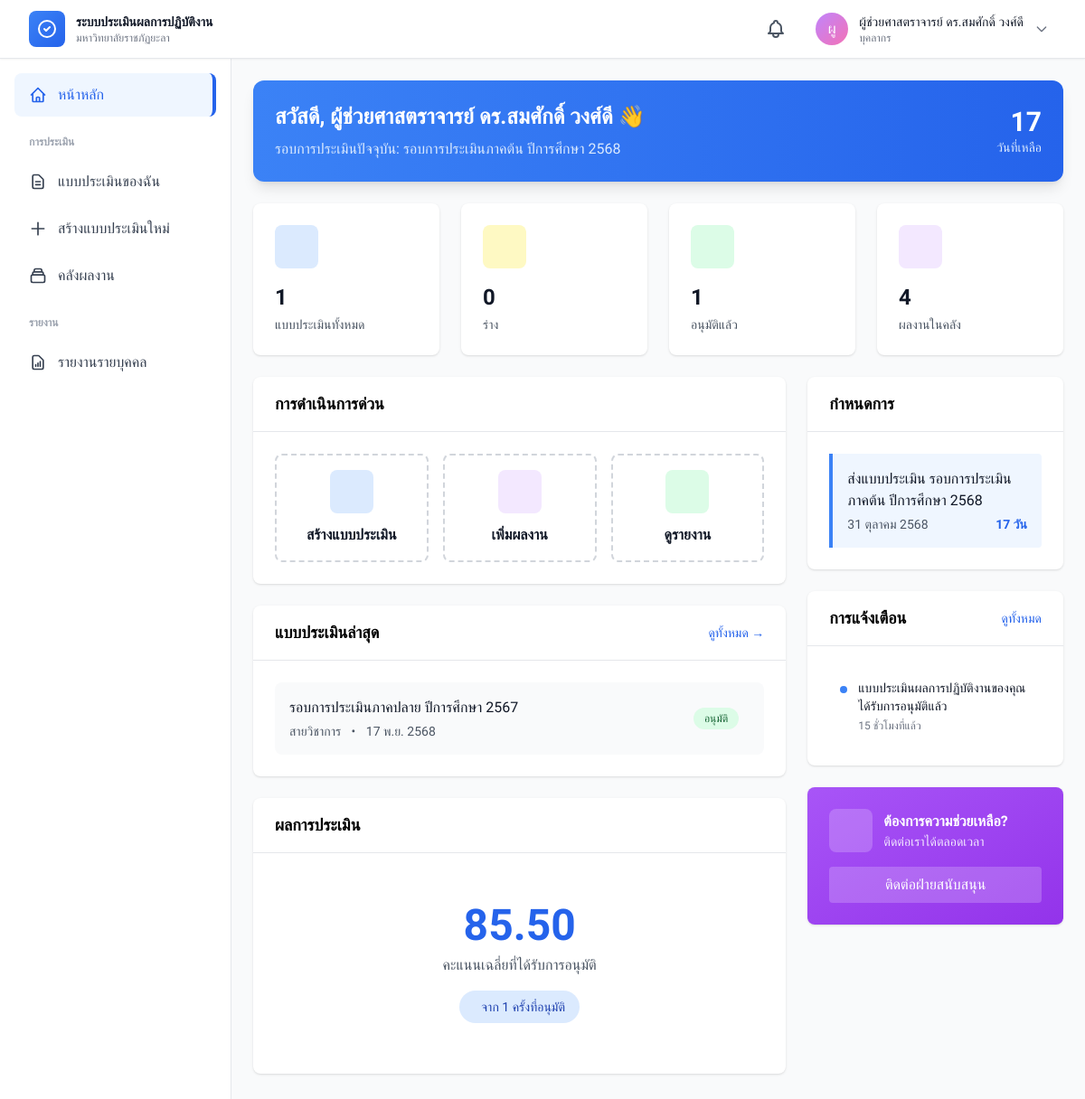
The page /modules/dashboard/staff-dashboard.php (signed in) on the database its author committed.
### tables this page shows
CREATE TABLE `evaluation_periods` (
  `period_id` int(11) NOT NULL,
  `period_name` varchar(255) NOT NULL,
  `year` int(11) NOT NULL,
  `semester` tinyint(4) DEFAULT NULL,
  `start_date` date NOT NULL,
  `end_date` date NOT NULL,
  `submission_deadline` datetime NOT NULL,
  `approval_deadline` datetime DEFAULT NULL,
  `status` enum('draft','active','closed') DEFAULT 'draft',
  `is_active` tinyint(1) DEFAULT 0,
  `description` text DEFAULT NULL,
  `created_by` int(11) DEFAULT NULL,
  `updated_by` int(11) DEFAULT NULL,
  `created_at` timestamp NOT NULL DEFAULT current_timestamp(),
  `updated_at` timestamp NOT NULL DEFAULT current_timestamp() ON UPDATE current_timestamp()
);

CREATE TABLE `evaluations` (
  `evaluation_id` int(11) NOT NULL,
  `period_id` int(11) NOT NULL,
  `user_id` int(11) NOT NULL,
  `personnel_type_id` int(11) DEFAULT NULL,
  `status` enum('draft','submitted','under_review','approved','rejected','returned') DEFAULT 'draft',
  `total_score` decimal(10,2) DEFAULT 0.00,
  `submitted_at` datetime DEFAULT NULL,
  `reviewed_at` datetime DEFAULT NULL,
  `reviewed_by` int(11) DEFAULT NULL,
  `approved_at` datetime DEFAULT NULL,
  `approved_by` int(11) DEFAULT NULL,
  `rejected_by` int(11) DEFAULT NULL,
  `rejected_at` datetime DEFAULT NULL,
  `created_at` timestamp NOT NULL DEFAULT current_timestamp(),
  `updated_at` timestamp NOT NULL DEFAULT current_timestamp() ON UPDATE current_timestamp()
);

CREATE TABLE `personnel_types` (
  `personnel_type_id` int(11) NOT NULL,
  `type_code` varchar(20) NOT NULL,
  `type_name_th` varchar(100) NOT NULL,
  `type_name_en` varchar(100) DEFAULT NULL,
  `description` text DEFAULT NULL,
  `is_active` tinyint(1) DEFAULT 1,
  `created_by` int(11) DEFAULT NULL,
  `updated_by` int(11) DEFAULT NULL,
  `created_at` timestamp NOT NULL DEFAULT current_timestamp(),
  `updated_at` timestamp NOT NULL DEFAULT current_timestamp() ON UPDATE current_timestamp()
);

CREATE TABLE `notifications` (
  `notification_id` int(11) NOT NULL,
  `user_id` int(11) NOT NULL,
  `title` varchar(255) NOT NULL,
  `message` text NOT NULL,
  `type` varchar(50) DEFAULT NULL,
  `related_id` int(11) DEFAULT NULL,
  `related_type` varchar(50) DEFAULT NULL,
  `is_read` tinyint(1) DEFAULT 0,
  `read_at` datetime DEFAULT NULL,
  `created_at` timestamp NOT NULL DEFAULT current_timestamp()
);

### modules/dashboard/staff-dashboard.php (the view, shortened to what the rows shown need)
<?php
require_once '../../includes/helpers.php';
$db = getDB();
$user_id = $_SESSION['user']['user_id'];
try {
    $stmt = $db->query("SELECT * FROM evaluation_periods WHERE is_active = 1 LIMIT 1");
    $active_period = $stmt->fetch();
    $stmt = $db->prepare("
        SELECT e.*, ep.period_name, pt.type_name_th as personnel_type
        FROM evaluations e
        LEFT JOIN evaluation_periods ep ON e.period_id = ep.period_id
        LEFT JOIN personnel_types pt ON e.personnel_type_id = pt.personnel_type_id
        WHERE e.user_id = ?
        ORDER BY e.updated_at DESC
        LIMIT 5
    ");
    $stmt->execute([$user_id]);
    $evaluations = $stmt->fetchAll();
    $stmt = $db->prepare("
        SELECT * FROM notifications
        WHERE user_id = ?
        ORDER BY created_at DESC
        LIMIT 5
    ");
    $stmt->execute([$user_id]);
    $recent_notifications = $stmt->fetchAll();
    $deadline_days = null;
    if ($active_period) {
        $deadline_days = days_between(date('Y-m-d'), $active_period['end_date']);
    }
} catch (Exception $e) {
    error_log("Staff Dashboard Error: " . $e->getMessage());
    $error_message = 'เกิดข้อผิดพลาด: ' . $e->getMessage();
    $stats = [
        'total' => 0,
        'draft' => 0,
        'submitted' => 0,
        'under_review' => 0,
        'approved' => 0,
        'rejected' => 0,
        'avg_score' => null
    ];
    $evaluations = [];
    $portfolio = ['total' => 0, 'shared' => 0];
    $recent_notifications = [];
    $deadlines = [];
    $deadline_days = null;
}
include '../../includes/header.php';
?>
<div class="bg-gradient-to-r from-blue-500 to-blue-600 rounded-xl shadow-lg p-6 mb-6 text-white">
    <div class="flex items-center justify-between">
        <div>
            <h1 class="text-2xl font-bold mb-2">
                สวัสดี, <?php echo e($_SESSION['user']['full_name_th']); ?> 👋
            </h1>
            <p class="text-blue-100">
                <?php if ($active_period): ?>
                    รอบการประเมินปัจจุบัน: <?php echo e($active_period['period_name']); ?>
                <?php else: ?>
                    ยังไม่มีรอบการประเมินที่เปิดใช้งาน
                <?php endif; ?>
            </p>
        </div>
        <?php if ($active_period && $deadline_days !== null && $deadline_days >= 0): ?>
            <div class="text-right">
                <div class="text-3xl font-bold"><?php echo $deadline_days; ?></div>
                <div class="text-sm text-blue-100">วันที่เหลือ</div>
            </div>
        <?php endif; ?>
    </div>
</div>
<div class="grid grid-cols-1 lg:grid-cols-3 gap-6">
    <div class="lg:col-span-2 space-y-6">
        <div class="bg-white rounded-lg shadow">
            <div class="p-6">
                <?php if (empty($evaluations)): ?>
                    <div class="text-center py-8 text-gray-500">
                        <div class="w-16 h-16 bg-gray-100 rounded-full flex items-center justify-center mx-auto mb-4">
                            <i class="fas fa-file-alt text-4xl text-gray-400"></i>
                        </div>
                        <p>ยังไม่มีแบบประเมิน</p>
                        <a href="<?php echo url('modules/evaluation/create.php'); ?>"
                            class="text-blue-600 hover:underline mt-2 inline-block">
                            สร้างแบบประเมินเลย
                        </a>
                    </div>
                <?php else: ?>
                    <div class="space-y-3">
                        <?php foreach ($evaluations as $eval): ?>
                            <div
                                class="flex items-center justify-between p-4 bg-gray-50 rounded-lg hover:bg-gray-100 transition-colors">
                                <div class="flex-1">
                                    <div class="font-medium text-gray-900"><?php echo e($eval['period_name'] ?? '-'); ?></div>
                                    <div class="text-sm text-gray-600 mt-1">
                                        <?php echo e($eval['personnel_type'] ?? '-'); ?>
                                        <span class="mx-2">•</span>
                                        <?php echo thai_date($eval['updated_at'], 'short'); ?>
                                    </div>
                                </div>
                                <div class="flex items-center gap-3">
                                    <?php
                                    $status_classes = [
                                        'draft' => 'bg-gray-100 text-gray-800',
                                        'submitted' => 'bg-blue-100 text-blue-800',
                                        'under_review' => 'bg-yellow-100 text-yellow-800',
                                        'approved' => 'bg-green-100 text-green-800',
                                        'rejected' => 'bg-red-100 text-red-800',
                                        'returned' => 'bg-orange-100 text-orange-800'
                                    ];
                                    $status_names = [
                                        'draft' => 'ร่าง',
                                        'submitted' => 'ส่งแล้ว',
                                        'under_review' => 'กำลังตรวจสอบ',
                                        'approved' => 'อนุมัติ',
                                        'rejected' => 'ไม่อนุมัติ',
                                        'returned' => 'ส่งกลับแก้ไข'
                                    ];
                                    ?>
                                    <span
                                        class="px-3 py-1 rounded-full text-xs font-medium <?php echo $status_classes[$eval['status']] ?? 'bg-gray-100 text-gray-800'; ?>">
                                        <?php echo $status_names[$eval['status']] ?? $eval['status']; ?>
                                    </span>
                                </div>
                            </div>
                        <?php endforeach; ?>
                    </div>
                <?php endif; ?>
            </div>
        </div>
    </div>
    <div class="space-y-6">
        <div class="bg-white rounded-lg shadow">
            <div class="p-6">
                <?php if (empty($recent_notifications)): ?>
                    <div class="text-center py-8 text-gray-500">
                        <div class="w-12 h-12 bg-gray-100 rounded-full flex items-center justify-center mx-auto mb-3">
                            <i class="fas fa-bell text-2xl text-gray-400"></i>
                        </div>
                        <p class="text-sm">ไม่มีการแจ้งเตือน</p>
                    </div>
                <?php else: ?>
                    <div class="space-y-3">
                        <?php foreach ($recent_notifications as $notif): ?>
                            <div
                                class="flex items-start gap-3 p-3 <?php echo !$notif['is_read'] ? 'bg-blue-50' : ''; ?> rounded-lg hover:bg-gray-50 transition-colors">
                                <div class="w-2 h-2 rounded-full bg-blue-500 mt-2 flex-shrink-0"></div>
                                <div class="flex-1 min-w-0">
                                    <p class="text-sm text-gray-900"><?php echo e($notif['message']); ?></p>
                                    <p class="text-xs text-gray-500 mt-1"><?php echo time_ago($notif['created_at']); ?></p>
                                </div>
                            </div>
                        <?php endforeach; ?>
                    </div>
                <?php endif; ?>
            </div>
        </div>
    </div>
</div>
<?php include '../../includes/footer.php'; ?>

### rows shown on the page
evaluation_periods: period_name "รอบการประเมินภาคต้น ปีการศึกษา 2568", end_date "17"
evaluations: period.period_name "รอบการประเมินภาคปลาย ปีการศึกษา 2567", personnel_type.type_name_th "สายวิชาการ", updated_at "17 พ.ย. 2568", status "อนุมัติ"
notifications: message "แบบประเมินผลการปฏิบัติงานของคุณได้รับการอนุมัติแล้ว", created_at "15 ชั่วโมงที่แล้ว"

### other values the page prints
mb_substr($current_user['full_name_th'], 0, 2) "ผู"
$current_user['full_name_th'] "ผู้ช่วยศาสตราจารย์ ดร.สมศักดิ์ วงศ์ดี"
$role_names[$current_user['role']] "บุคลากร"
$_SESSION['user']['full_name_th'] "ผู้ช่วยศาสตราจารย์ ดร.สมศักดิ์ วงศ์ดี"
$stats['total'] "1"
$stats['draft'] "0"
$stats['approved'] "1"
$portfolio['total'] "4"
$stats['avg_score'] "85.50"
$deadline['title'] "ส่งแบบประเมิน รอบการประเมินภาคต้น ปีการศึกษา 2568"
thai_date($deadline['date']) "31 ตุลาคม 2568"
$deadline['days_left'] "17"
